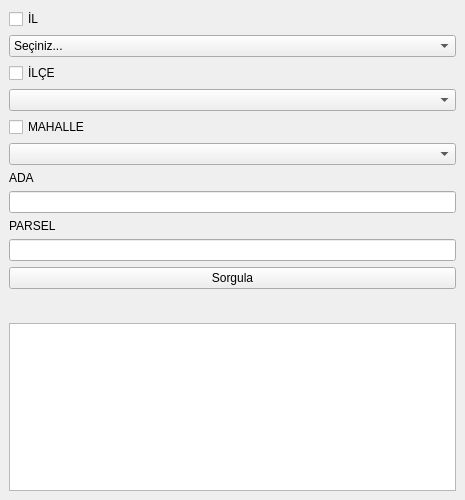
<?xml version="1.0" encoding="UTF-8"?>
<ui version="4.0">
 <class>ParselSorguDockWidgetBase</class>
 <widget class="QDockWidget" name="ParselSorguDockWidgetBase">
  <property name="geometry">
   <rect>
    <x>0</x>
    <y>0</y>
    <width>465</width>
    <height>500</height>
   </rect>
  </property>
  <property name="contextMenuPolicy">
   <enum>Qt::NoContextMenu</enum>
  </property>
  <property name="windowTitle">
   <string>Parsel Sorgu V.2</string>
  </property>
  <widget class="QWidget" name="dockWidgetContents">
   <layout class="QGridLayout" name="gridLayout">
    <item row="0" column="0">
     <layout class="QVBoxLayout" name="verticalLayout">
      <item>
       <layout class="QGridLayout" name="gridLayout_2">
        <item row="1" column="1">
         <widget class="QCheckBox" name="chIller">
          <property name="text">
           <string>İL</string>
          </property>
         </widget>
        </item>
        <item row="2" column="1">
         <widget class="QComboBox" name="cbIller">
          <item>
           <property name="text">
            <string>Seçiniz...</string>
           </property>
          </item>
         </widget>
        </item>
       </layout>
      </item>
      <item>
       <layout class="QGridLayout" name="gridLayout_3">
        <item row="1" column="0">
         <widget class="QComboBox" name="cbIlceler"/>
        </item>
        <item row="0" column="0">
         <widget class="QCheckBox" name="chIlceler">
          <property name="text">
           <string>İLÇE</string>
          </property>
         </widget>
        </item>
       </layout>
      </item>
      <item>
       <layout class="QGridLayout" name="gridLayout_4">
        <item row="1" column="0">
         <widget class="QComboBox" name="cbMahalleler"/>
        </item>
        <item row="0" column="0">
         <widget class="QCheckBox" name="chMakalleler">
          <property name="text">
           <string>MAHALLE</string>
          </property>
         </widget>
        </item>
       </layout>
      </item>
      <item>
       <layout class="QGridLayout" name="gridLayout_5">
        <item row="0" column="0">
         <widget class="QLabel" name="label_4">
          <property name="text">
           <string>ADA</string>
          </property>
         </widget>
        </item>
        <item row="3" column="0">
         <widget class="QLabel" name="label_5">
          <property name="text">
           <string>PARSEL</string>
          </property>
         </widget>
        </item>
        <item row="1" column="0">
         <widget class="QLineEdit" name="txtAda"/>
        </item>
       </layout>
      </item>
      <item>
       <widget class="QLineEdit" name="txtParsel"/>
      </item>
      <item>
       <widget class="QPushButton" name="btnAra">
        <property name="text">
         <string>Sorgula</string>
        </property>
       </widget>
      </item>
     </layout>
    </item>
    <item row="2" column="0" rowspan="2">
     <layout class="QVBoxLayout" name="verticalLayout_2">
      <item>
       <widget class="QTableView" name="tableView"/>
      </item>
     </layout>
    </item>
    <item row="1" column="0">
     <spacer name="verticalSpacer">
      <property name="orientation">
       <enum>Qt::Vertical</enum>
      </property>
      <property name="sizeHint" stdset="0">
       <size>
        <width>20</width>
        <height>40</height>
       </size>
      </property>
     </spacer>
    </item>
   </layout>
  </widget>
 </widget>
 <resources/>
 <connections/>
</ui>
